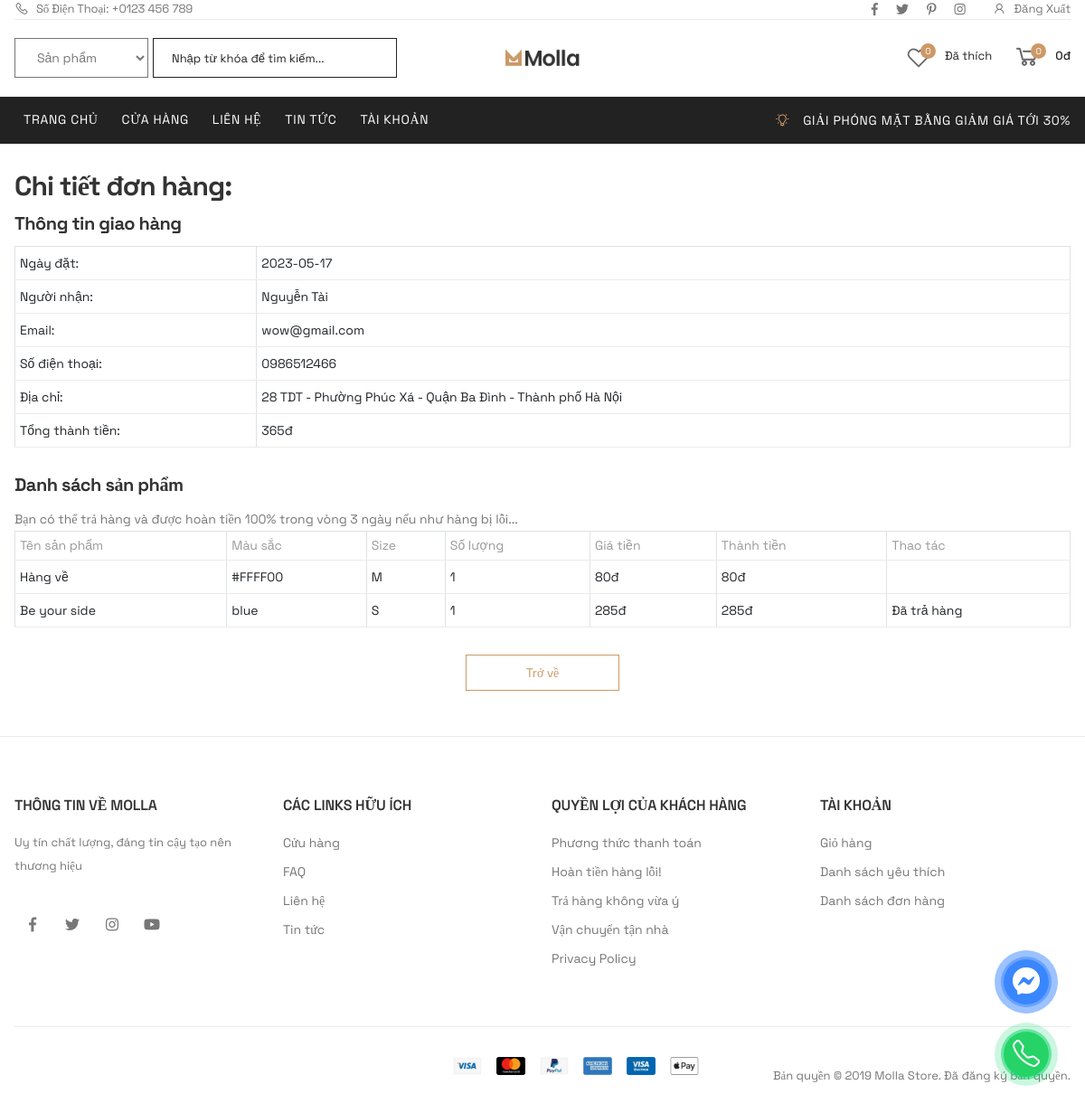
/account/odt/58 (signed in), run on the app's committed database.
### tables this page shows
CREATE TABLE `orders` (
  `orderId` int(11) NOT NULL,
  `userId` int(11) DEFAULT NULL,
  `orderDate` date DEFAULT NULL,
  `receiver` varchar(100) DEFAULT NULL,
  `email` varchar(50) DEFAULT NULL,
  `phone` varchar(50) DEFAULT NULL,
  `province` text DEFAULT NULL,
  `district` text DEFAULT NULL,
  `ward` text DEFAULT NULL,
  `street` text DEFAULT NULL,
  `summary` float DEFAULT NULL,
  `notes` text DEFAULT NULL,
  `status` tinyint(4) DEFAULT 1
);

CREATE TABLE `order_details` (
  `orderId` int(11) NOT NULL,
  `productId` int(11) NOT NULL,
  `optionId` int(11) NOT NULL,
  `price` float DEFAULT NULL,
  `quantity` int(11) DEFAULT NULL,
  `total` float DEFAULT NULL,
  `returned` tinyint(4) DEFAULT 0,
  `return_reason` text DEFAULT NULL,
  `return_image` varchar(50) DEFAULT NULL
);

CREATE TABLE `products` (
  `productId` int(11) NOT NULL,
  `title` varchar(100) DEFAULT NULL,
  `originalPrice` float DEFAULT NULL,
  `currentPrice` float DEFAULT NULL,
  `description` text DEFAULT NULL,
  `salePercent` float DEFAULT NULL,
  `reviewCount` int(11) DEFAULT 0,
  `rating` float DEFAULT 5,
  `categoryId` int(11) DEFAULT NULL,
  `sold` int(11) DEFAULT 0,
  `isShown` tinyint(4) DEFAULT 1,
  `deleted` tinyint(4) DEFAULT 0
);

CREATE TABLE `product_options` (
  `optionId` int(11) NOT NULL,
  `productId` int(11) NOT NULL,
  `size` varchar(10) NOT NULL,
  `color` varchar(10) NOT NULL,
  `quantity` int(11) DEFAULT NULL,
  `deleted` tinyint(4) DEFAULT 0
);

### index.php (called while the page is built, shortened)
<?php
$app = new App();

### core/Connection.php (called while the page is built, shortened)
<?php
    class Connection{
        var $db = null;
        function __construct()
        {
            $dsn = 'mysql:host=localhost;dbname=molla';
            $user = 'root';
            $pass = '';
            try {
                $this->db = new PDO($dsn, $user, $pass, array(PDO::MYSQL_ATTR_INIT_COMMAND => "SET NAMES utf8"));
            } catch (\Throwable $th) {
                echo 'Connect to Database failed';
            }
        }
        public function getAll($select)
        {
            return $this->db->query($select)->fetchAll();
        }
        public function getOne($select)
        {
            $result = $this->db->query($select);
            $result = $result->fetch();
            return $result;
        }
    }

### app/models/OrderModel.php (called while the page is built, shortened)
<?php
class OrderModel
{
    private $db = null;
    public function __construct()
    {
        $this->db = new Connection();
    }
    public function getOrderById($id)
    {
        $select = "SELECT * FROM `orders` WHERE orderId = $id";
        return $this->db->getOne($select);
    }
    public function getOrderDetail($orderId)
    {
        $select = "SELECT * FROM `order_details` WHERE orderId = $orderId";
        return $this->db->getAll($select);
    }
}

### app/models/ProductModel.php (called while the page is built, shortened)
<?php
class ProductModel
{
    private $db = null;
    public function __construct()
    {
        $this->db = new Connection();
    }
    public function getProductById($id, $isAdmin = false)
    {
        $select = "SELECT * FROM products WHERE productId = '$id'";
        return $this->db->getOne($select);
    }
    public function getOptionById($id, $getDeleted = true)
    {
        $select = "SELECT * FROM product_options WHERE optionId = '$id'";
        return $this->db->getOne($select);
    }
}

### app/views/client/pages/order-details.php (the view, shortened to what this page needs)
<main class="main">
    <div class="page-content">
        <div class="container">
            <h3 class="mt-3">Chi tiết đơn hàng:</h3>
            <div class="row">
                <div class="col-12">
                    <h5>Thông tin giao hàng</h5>
                    <table class="table table-bordered">
                        <tr>
                            <td class="p-2">Ngày đặt:</td>
                            <td class="p-2"><?= $order['orderDate'] ?></td>
                        </tr>
                        <tr>
                            <td class="p-2">Người nhận:</td>
                            <td class="p-2"><?= $order['receiver'] ?></td>
                        </tr>
                        <tr>
                            <td class="p-2">Email:</td>
                            <td class="p-2"><?= $order['email'] ?></td>
                        </tr>
                        <tr>
                            <td class="p-2">Số điện thoại:</td>
                            <td class="p-2"><?= $order['phone'] ?></td>
                        </tr>
                        <tr>
                            <td class="p-2">Địa chỉ:</td>
                            <td class="p-2"><?= $order['street'] . ' - ' . $order['ward'] . ' - ' . $order['district'] . ' - ' . $order['province'] ?></td>
                        </tr>
                        <tr>
                            <td class="p-2">Tổng thành tiền:</td>
                            <td class="p-2"><?= $order['summary'] ?>đ</td>
                        </tr>
                    </table>
                </div>
                <div class="col-12">
                    <h5>Danh sách sản phẩm</h5>
                    <p>Bạn có thể trả hàng và được hoàn tiền 100% trong vòng 3 ngày nếu như hàng bị lỗi...</p>
                    <table class="table table-bordered">
                        <tr>
                            <th class="p-2">Tên sản phẩm</th>
                            <th class="p-2">Màu sắc</th>
                            <th class="p-2">Size</th>
                            <th class="p-2">Số lượng</th>
                            <th class="p-2">Giá tiền</th>
                            <th class="p-2">Thành tiền</th>
                            <th class="p-2">Thao tác</th>
                        </tr>
                        <?php
                        $productModel = new ProductModel();
                        foreach ($detail as $item) {
                            $product = $productModel->getProductById($item['productId'],true);
                            $option = $productModel->getOptionById($item['optionId']);
                        ?>
                            <tr>
                                <td class="p-2"><?= $product['title'] ?></td>
                                <td class="p-2"><?= $option['color'] ?></td>
                                <td class="p-2"><?= $option['size'] ?></td>
                                <td class="p-2"><?= $item['quantity'] ?></td>
                                <td class="p-2"><?= number_format($item['price']) ?>đ</td>
                                <td class="p-2"><?= number_format($item['total']) ?>đ</td>
                                <td class="p-2">
                                    <?php
                                        if($item['returned'] == 1){
                                            echo "Đã trả hàng";
                                        }
                                    ?>
                                </td>
                            </tr>
                        <?php
                        }
                        ?>
                    </table>
                </div>
            </div>
            <div class="text-center">
                <a href="/account" class="btn btn-outline-primary">Trở về</a>
            </div>
        </div>
    </div>
</main>

### public/assets/client/css/skins/skin-demo-6.css (style rules this page uses)
a { color:#c96 }
.btn-outline-primary { color:#c96;background-color:transparent;background-image:none;border-color:#c96;box-shadow:none }

### data on the page
orders: orderDate "2023-05-17", receiver "Nguyễn Tài", email "wow@gmail.com", phone "0986512466", street "28 TDT", ward "Phường Phúc Xá", district "Quận Ba Đình", province "Thành phố Hà Nội", summary "365"
order_details: productId.title "Hàng về", product_options.color "#FFFF00", product_options.size "M", quantity "1", price "80", total "80"
order_details: productId.title "Be your side", product_options.color "blue", product_options.size "S", quantity "1", price "285", total "285", returned "Đã trả hàng"
